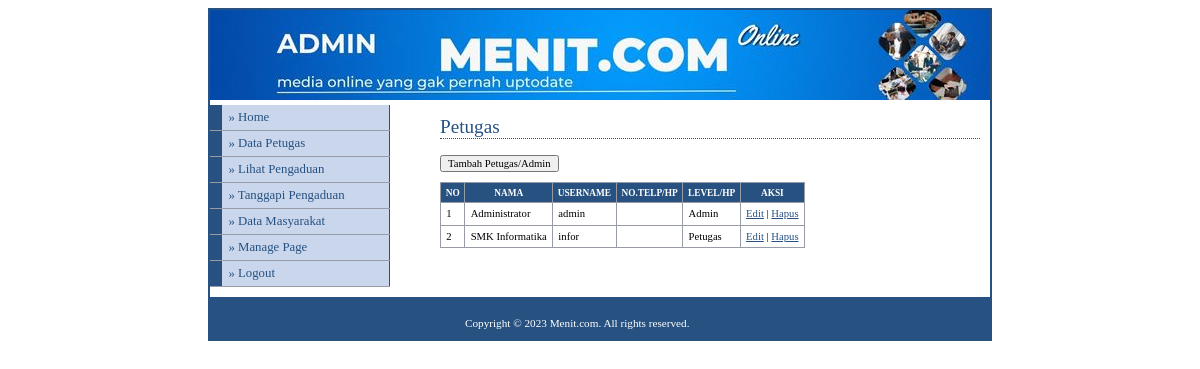
Screenshot of /media.php?module=data-petugas (signed in) with the database file from the repository.
### tables this page shows
CREATE TABLE `modul` (
  `Id_Modul` int(11) NOT NULL,
  `Nama_Modul` varchar(50) NOT NULL,
  `Link` varchar(100) NOT NULL,
  `Publish` enum('Yes','No') NOT NULL,
  `Akses` enum('Petugas','Admin','Masyarakat','All') NOT NULL,
  `Aktif` enum('Yes','No') NOT NULL,
  `Urutan` int(5) NOT NULL
);

CREATE TABLE `petugas` (
  `Id_Petugas` int(11) NOT NULL,
  `Nama_Petugas` varchar(50) DEFAULT NULL,
  `Foto_Petugas` varchar(255) NOT NULL,
  `Username` varchar(25) DEFAULT NULL,
  `Password` varchar(32) DEFAULT NULL,
  `Telp` varchar(13) DEFAULT NULL,
  `Level` enum('Admin','Petugas') DEFAULT NULL
);

### modul/mod_petugas/petugas.php (the view, shortened to what this page needs)
<?php
if ($_SESSION['level'] == 'Admin') {
  $aksi = "modul/mod_petugas/aksi_petugas.php";
  switch (isset($_GET['act']) ? $_GET['act'] : '') {
    default:
      echo "<h2>Petugas</h2>
          <input type=button value='Tambah Petugas/Admin' onclick=\"window.location.href='?module=data-petugas&act=input';\">
          <table>
          <tr><th>no</th><th>Nama</th><th>Username</th><th>No.Telp/HP</th><th>Level/HP</th><th>aksi</th></tr>";
      $tampil = mysqli_query($conn, "SELECT * FROM petugas ORDER BY username");
      $no = 1;
      while ($r = mysqli_fetch_array($tampil)) {
        echo "<tr><td>$no</td>
        <td>$r[Nama_Petugas]</td>
        <td>$r[Username]</td>
        <td>$r[Telp]</td>
        <td>$r[Level]</td>
        <td><a href=?module=data-petugas&act=update&id=$r[Id_Petugas]>Edit</a> |
        <a href=$aksi?module=data-petugas&act=hapus&id=$r[Id_Petugas] onclick=\"return confirm('Apakah Anda yakin ingin menghapus data ini?');\">Hapus</a>
        </td></tr>";
        $no++;
      }
      echo "</table>";
      break;
  }
} else {
  echo "<p>Anda tidak berhak mengakses modul ini</p>";
}

### menu.php (shortened to what this page needs)
<?php
include "config/koneksi.php";
if ($_SESSION['level'] == 'Admin')
{
  $sql = mysqli_query($conn, "SELECT * FROM modul WHERE (Akses = 'Admin' OR Akses = 'Petugas' OR Akses = 'All') AND Aktif='Yes' ORDER BY Urutan");
}
elseif ($_SESSION['level'] == 'Petugas')
{
  $sql = mysqli_query($conn, "SELECT * FROM modul WHERE (Akses = 'Petugas' OR Akses = 'All') AND Aktif='Yes' ORDER BY Urutan");
}
elseif ($_SESSION['level'] == 'Masyarakat')
{
  $sql = mysqli_query($conn, "SELECT * FROM modul WHERE (Akses = 'Masyarakat' OR Akses = 'All') AND Aktif='Yes' ORDER BY Urutan");
}
while ($m = mysqli_fetch_array($sql))
{
  echo "<li><a href='$m[Link]'>&#187; $m[Nama_Modul]</a></li>";
}

### style.css (style rules this page uses)
body { font-family: Tahoma; text-align: center; }
#menu li { width: 180px; border-bottom: 1px solid #969BA5; margin: 0; padding: 0; font-size: 80%; vertical-align: bottom; }
#menu a:link, #menu a:visited { display: block; padding: 5px 5px 5px 0.5em; border-left: 12px solid #265180; border-right: 1px solid #265180; background-color: #CAD6EC; color: #265180; text-decoration: none; }
a:link,a:visited { color:#265180; }
h2 { font: normal 120% Georgia; color: #265180; background-color: transparent; border-bottom: 1px dotted #265180; }
table { font-family: Tahoma; font-size: 8pt; border-width: 1px; border-style: solid; border-color: #999999; border-collapse: collapse; margin: 10px 0px; }
th { color: #FFFFFF; font-size: 7pt; text-transform: uppercase; text-align: center; padding: 0.5em; border-width: 1px; border-style: solid; border-color: #969BA5; border-collapse: collapse; background-color: #265180; }
td { padding: 0.5em; vertical-align: top; border-width: 1px; border-style: solid; border-color: #969BA5; border-collapse: collapse; }
input,textarea,select { font-family: Tahoma; font-size: 8pt; }

### rows the page displays
modul: Nama_Modul "Data Petugas"
modul: Nama_Modul "Lihat Pengaduan"
modul: Nama_Modul "Tanggapi Pengaduan"
modul: Nama_Modul "Data Masyarakat"
modul: Nama_Modul "Manage Page"
petugas: Nama_Petugas "Administrator", Username "admin", Level "Admin"
petugas: Nama_Petugas "SMK Informatika", Username "infor", Level "Petugas"
